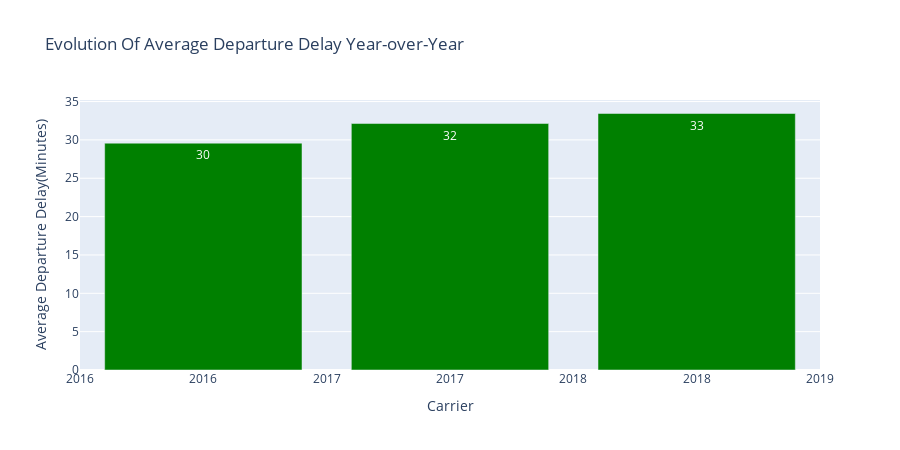

The notebook cell saved with this chart:
### Code cell
averageDepartureDelayPerYearBar = go.Bar(
    x = averageDepartureArrivalDelayPerYear.toPandas()['Year'],
    y = averageDepartureArrivalDelayPerYear.toPandas()['AverageDepartureDelay'],
    name = 'Departure Delay Percentage',
    marker = dict(color='green'),
    text = round(averageDepartureArrivalDelayPerYear.toPandas()['AverageDepartureDelay']))

data = [averageDepartureDelayPerYearBar]

layout = dict(title = 'Evolution Of Average Departure Delay Year-over-Year',
              xaxis= dict(title= 'Carrier',ticklen= 5,zeroline= False,tickformat='d'),
              yaxis= dict(title= 'Average Departure Delay(Minutes)'),
              height= 450,
              width= 900
             )
fig = dict(data = data, layout = layout)

pyo.iplot(fig)

### Figure 1 — Plotly figure (JSON) as saved in the notebook; plotly's stock layout.template omitted (floating-point values rounded to 4 significant figures)
{"data": [{"marker": {"color": "green"}, "name": "Departure Delay Percentage", "text": [30, 32, 33], "type": "bar", "x": [2016, 2017, 2018], "y": [29.57, 32.13, 33.44]}], "layout": {"height": 450, "title": {"text": "Evolution Of Average Departure Delay Year-over-Year"}, "width": 900, "xaxis": {"tickformat": "d", "ticklen": 5, "title": {"text": "Carrier"}, "zeroline": false}, "yaxis": {"title": {"text": "Average Departure Delay(Minutes)"}}}}
